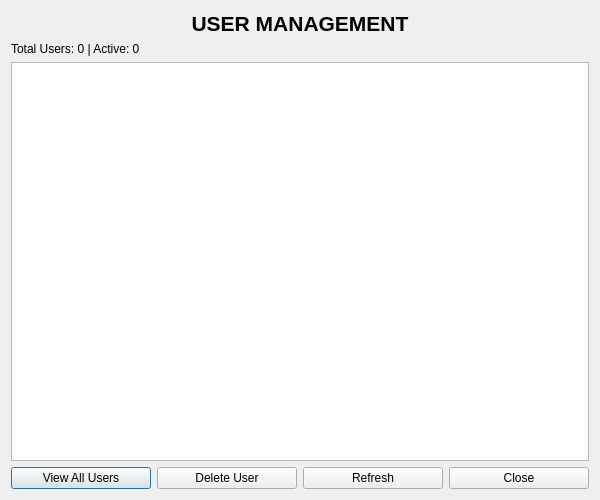
<?xml version="1.0" encoding="UTF-8"?>
<ui version="4.0">
 <class>UserManagementDialog</class>
 <widget class="QDialog" name="UserManagementDialog">
  <property name="geometry">
   <rect>
    <x>0</x>
    <y>0</y>
    <width>600</width>
    <height>500</height>
   </rect>
  </property>
  <property name="windowTitle">
   <string>User Management</string>
  </property>
  <layout class="QVBoxLayout" name="verticalLayout">
   <item>
    <widget class="QLabel" name="lblTitle">
     <property name="font">
      <font>
       <pointsize>16</pointsize>
       <bold>true</bold>
      </font>
     </property>
     <property name="text">
      <string>USER MANAGEMENT</string>
     </property>
     <property name="alignment">
      <set>Qt::AlignCenter</set>
     </property>
    </widget>
   </item>
   <item>
    <widget class="QLabel" name="lblCount">
     <property name="text">
      <string>Total Users: 0 | Active: 0</string>
     </property>
    </widget>
   </item>
   <item>
    <widget class="QListWidget" name="lstUsers"/>
   </item>
   <item>
    <layout class="QHBoxLayout" name="horizontalLayout">
     <item>
      <widget class="QPushButton" name="btnViewUsers">
       <property name="text">
        <string>View All Users</string>
       </property>
      </widget>
     </item>
     <item>
      <widget class="QPushButton" name="btnDeleteUser">
       <property name="text">
        <string>Delete User</string>
       </property>
      </widget>
     </item>
     <item>
      <widget class="QPushButton" name="btnRefresh">
       <property name="text">
        <string>Refresh</string>
       </property>
      </widget>
     </item>
     <item>
      <widget class="QPushButton" name="btnClose">
       <property name="text">
        <string>Close</string>
       </property>
      </widget>
     </item>
    </layout>
   </item>
  </layout>
 </widget>
 <resources/>
 <connections/>
</ui>
